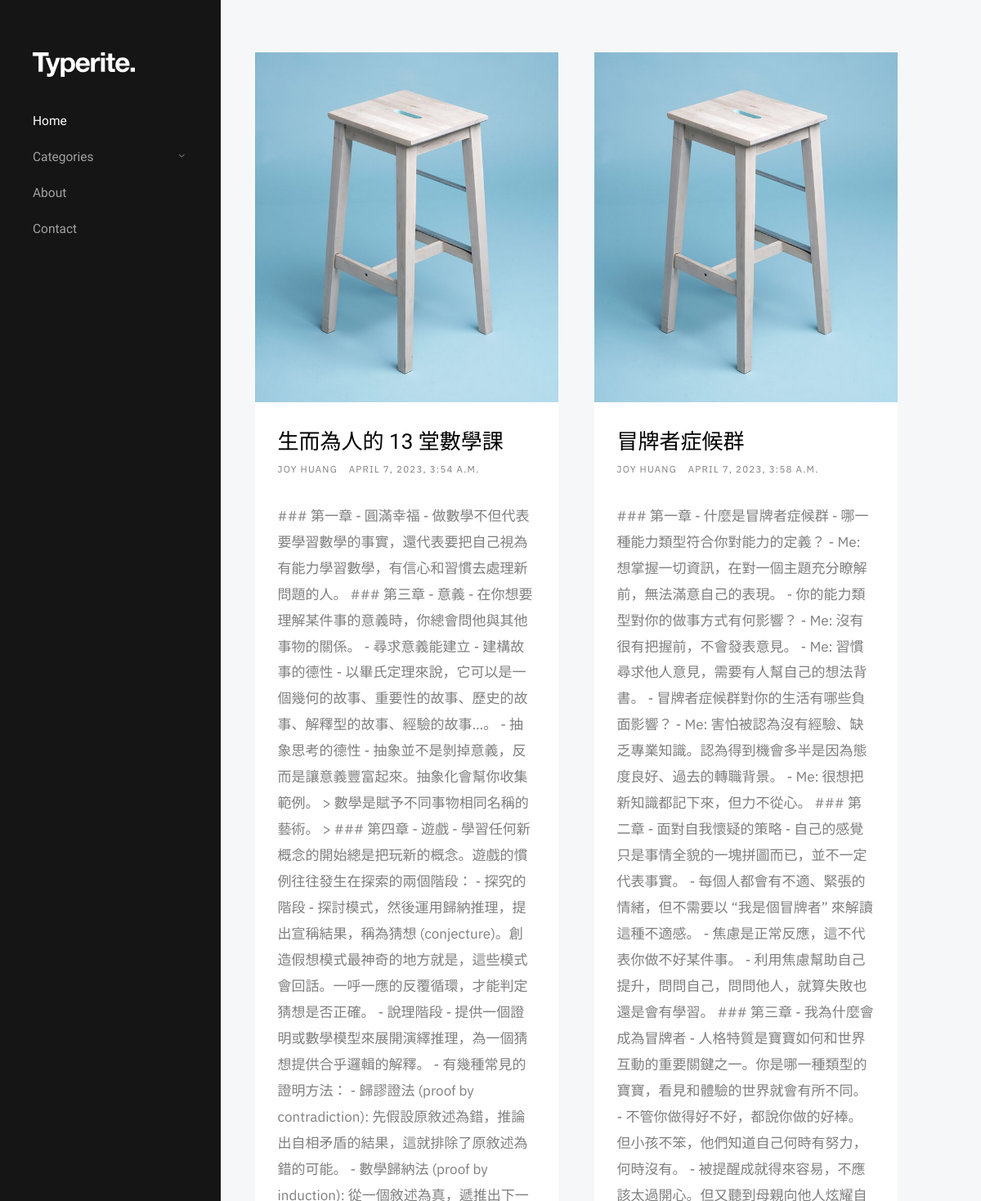
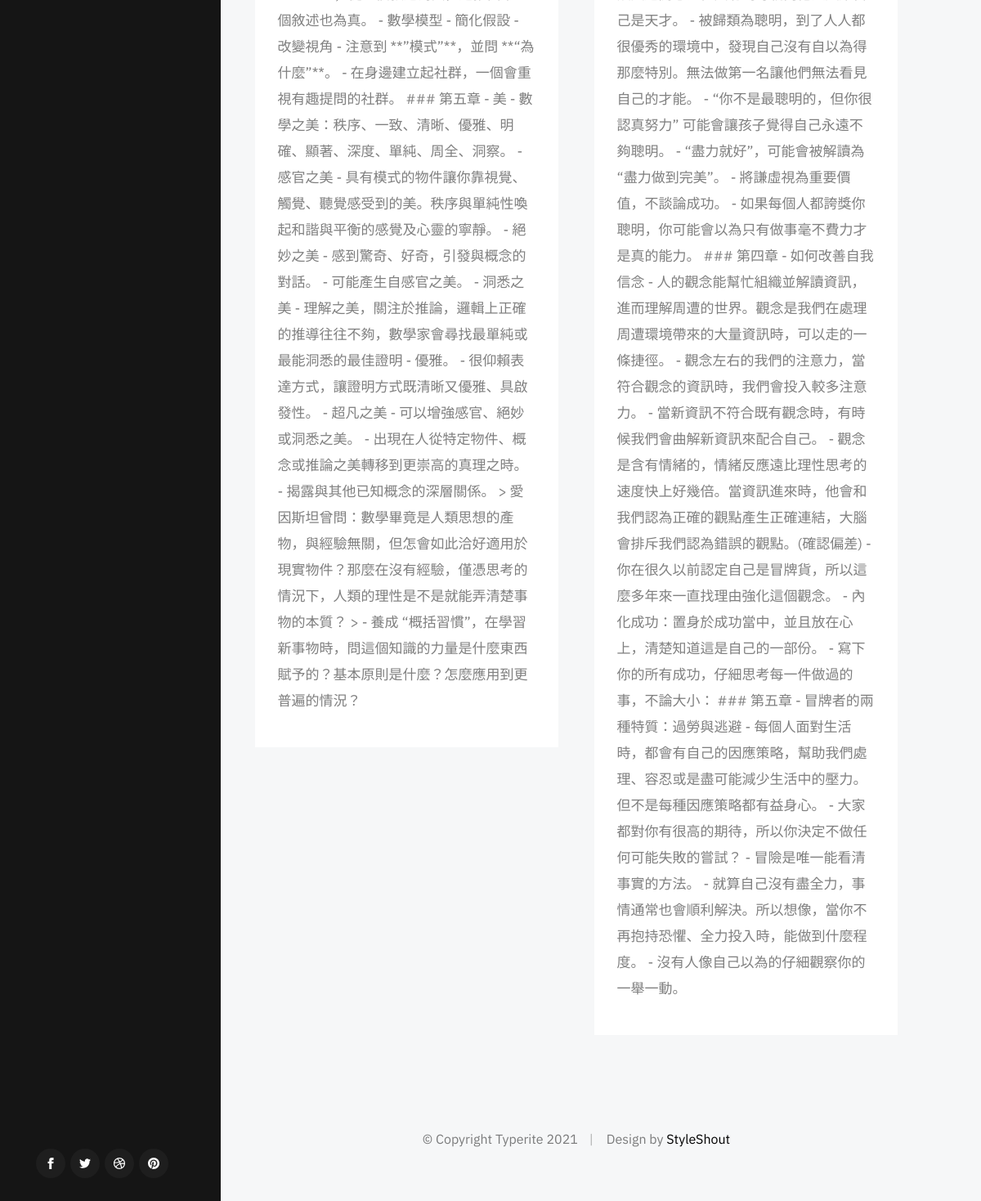
The page / on the database its author committed (2 pictures, top to bottom).
### posts/models.py (models this page shows, shortened)
class Post(models.Model):
    title = models.CharField(max_length=100, default='Untitled post')
    body = models.CharField(max_length=100000, default='')
    author = models.CharField(max_length=100, default='Unknown author')
    created_at = models.DateTimeField(default=datetime.now, blank=True)

### posts/views.py (the view)
def index(request):
    posts = Post.objects.all()
    context = {
        'posts': posts
    }
    return render(request, 'index.html', context)

### templates/index.html (shortened to what this page needs)
{% load static %}
<html class="no-js" lang="en">
  <head>
    <link rel="stylesheet" href="{% static 'css/base.css' %}" />
    <link rel="stylesheet" href="{% static 'css/vendor.css' %}" />
    <link rel="stylesheet" href="{% static 'css/main.css' %}" />
  </head>
  <body>
    <div id="top" class="s-wrap site-wrapper">
      <header class="s-header">
        <div class="header__top">
          <div class="header__logo">
            <a class="site-logo" href="index.html">
              <img src="{% static 'images/logo.svg' %}" alt="Homepage" />
            </a>
          </div>
        </div>
        <nav class="header__nav-wrap">
          <ul class="header__nav">
            <li class="current"><a href="index.html" title="">Home</a></li>
            <li class="has-children">
              <a href="#0" title="">Categories</a>
            </li>
            <li><a href="page-about.html" title="">About</a></li>
            <li><a href="page-contact.html" title="">Contact</a></li>
          </ul>
          <ul class="header__social">
            <li class="ss-facebook">
              <a href="https://facebook.com/">
              </a>
            </li>
            <li class="ss-twitter">
              <a href="#0">
              </a>
            </li>
            <li class="ss-dribbble">
              <a href="#0">
              </a>
            </li>
            <li class="ss-pinterest">
              <a href="#0">
              </a>
            </li>
          </ul>
        </nav>
      </header>
      <div class="s-content">
        <div class="masonry-wrap">
          <div class="masonry">
            {% for post in posts %}
            <article class="masonry__brick entry format-standard animate-this">
              <div class="entry__thumb">
                <a href="single-standard.html" class="entry__thumb-link">
                  <img
                    src="{% static 'images/thumbs/masonry/woodcraft-600.jpg' %}"
                    srcset="{% static 'images/thumbs/masonry/woodcraft-600.jpg' %} 1x, {% static 'images/thumbs/masonry/woodcraft-1200.jpg' %} 2x"
                    alt=""
                  />
                </a>
              </div>
              <div class="entry__text">
                <div class="entry__header">
                  <h2 class="entry__title">
                    <a href="single-standard.html">{{ post.title }}</a>
                  </h2>
                  <div class="entry__meta">
                    <span class="entry__meta-cat">{{ post.author }}</span>
                    <span class="entry__meta-date">{{ post.created_at }}</span>
                  </div>
                </div>
                <div class="entry__excerpt">
                  <p>{{ post.body }}</p>
                </div>
              </div>
            </article>
            {% endfor %}
          </div>
        </div>
      </div>
      <footer class="s-footer">
        <div class="row">
          <div class="column large-full footer__content">
            <div class="footer__copyright">
              <span>© Copyright Typerite 2021</span>
              <span
                >Design by
                <a href="https://www.styleshout.com/">StyleShout</a></span
              >
            </div>
          </div>
        </div>
      </footer>
    </div>
  </body>
</html>

### static/css/base.css (style rules this page uses)
html { line-height : 1.15; -webkit-text-size-adjust : 100%; }
body { margin : 0; }
a { background-color : transparent; }
img { border-style : none; }
html { font-size : 62.5%; box-sizing : border-box; }
*, *::before, *::after { box-sizing : inherit; }
body { font-weight : normal; line-height : 1; word-wrap : break-word; -moz-font-smoothing : grayscale; -moz-osx-font-smoothing : grayscale; -webkit-font-smoothing : antialiased; -webkit-overflow-scrolling : touch; -webkit-text-size-adjust : none; }
svg, img, video embed, iframe, object { max-width : 100%; height : auto; }
div, dl, dt, dd, ul, ol, li, h1, h2, h3, h4, h5, h6, pre, form, p, blockquote, th, td { margin : 0; padding : 0; }
p { font-size : inherit; text-rendering : optimizeLegibility; }
ol, ul { list-style : none; }
li { display : block; }
a { text-decoration : none; line-height : inherit; }
a img { border : none; }
.row { width : 89%; max-width : 1200px; margin : 0 auto; display : -ms-flexbox; display : -webkit-flex; display : flex; -webkit-flex-flow : row wrap; -ms-flex-flow : row wrap; flex-flow : row wrap; }
.column { -webkit-flex : 1 1 0%; -ms-flex : 1 1 0%; flex : 1 1 0%; padding : 0 20px; }
.large-12, .large-full { -webkit-flex : 0 0 100%; -ms-flex : 0 0 100%; flex : 0 0 100%; max-width : 100%; }
@media screen and (max-width: 1200px) { .column { padding : 0 16px; } }

### rows shown on the page
Post: title "生而為人的 13 堂數學課", author "JOY HUANG", created_at "APRIL 7, 2023, 3:54 A.M.", body "### 第一章 - 圓滿幸福 - 做數學不但代表要學習數學的事實，還代表要把自己視為有能力學習數學，有信心和習慣去處理新問題的人。 ### 第三章 - 意義 - 在你想要理解某件事的意義時，你總會問他與其他事物的關係。 - 尋求意義能建立 - 建構故事的德性 - 以畢氏定理來說，它可以是一個幾何的故事、重要性的故事、歷史的故事、解釋型的故事、經驗的故事…。 - 抽象思考的德性 - 抽象並不是剝掉意義，反而是讓意義豐富起來。抽象化會幫你收集範例。 > 數學是賦予不同事物相同名稱的藝術。 > ### 第四章 - 遊戲 - 學習任何新概念的開始總是把玩新的概念。遊戲的慣例往往發生在探索的兩個階段： - 探究的階段 - 探討模式，然後運用歸納推理，提出宣稱結果，稱為猜想 (conjecture)。創造假想模式最神奇的地方就是，這些模式會回話。一呼一應的反覆循環，才能判定猜想是否正確。 - 說理階段 - 提供一個證明或數學模型來展開演繹推理，為一個猜想提供合乎邏輯的解釋。 - 有幾種常見的證明方法： - 歸謬證法 (proof by contradiction): 先假設原敘述為錯，推論出自相矛盾的結果，這就排除了原敘述為錯的可能。 - 數學歸納法 (proof by induction): 從一個敘述為真，遞推出下一個敘述也為真。 - 數學模型 - 簡化假設 - 改變視角 - 注意到 **”模式”**，並問 **“為什麼”**。 - 在身邊建立起社群，一個會重視有趣提問的社群。 ### 第五章 - 美 - 數學之美：秩序、一致、清晰、優雅、明確、顯著、深度、單純、周全、洞察。 -…"
Post: title "冒牌者症候群", author "JOY HUANG", created_at "APRIL 7, 2023, 3:58 A.M.", body "### 第一章 - 什麼是冒牌者症候群 - 哪一種能力類型符合你對能力的定義？ - Me: 想掌握一切資訊，在對一個主題充分瞭解前，無法滿意自己的表現。 - 你的能力類型對你的做事方式有何影響？ - Me: 沒有很有把握前，不會發表意見。 - Me: 習慣尋求他人意見，需要有人幫自己的想法背書。 - 冒牌者症候群對你的生活有哪些負面影響？ - Me: 害怕被認為沒有經驗、缺乏專業知識。認為得到機會多半是因為態度良好、過去的轉職背景。 - Me: 很想把新知識都記下來，但力不從心。 ### 第二章 - 面對自我懷疑的策略 - 自己的感覺只是事情全貌的一塊拼圖而已，並不一定代表事實。 - 每個人都會有不適、緊張的情緒，但不需要以 “我是個冒牌者” 來解讀這種不適感。 - 焦慮是正常反應，這不代表你做不好某件事。 - 利用焦慮幫助自己提升，問問自己，問問他人，就算失敗也還是會有學習。 ### 第三章 - 我為什麼會成為冒牌者 - 人格特質是寶寶如何和世界互動的重要關鍵之一。你是哪一種類型的寶寶，看見和體驗的世界就會有所不同。 - 不管你做得好不好，都說你做的好棒。但小孩不笨，他們知道自己何時有努力，何時沒有。 - 被提醒成就得來容易，不應該太過開心。但又聽到母親向他人炫耀自己是天才。 - 被歸類為聰明，到了人人都很優秀的環境中，發現自己沒有自以為得那麼特別。無法做第一名讓他們無法看見自己的才能。 - “你不是最聰明的，但你很認真努力” 可能會讓孩子覺得自己永遠不夠聰明。 - “盡力就好”，可能會被解讀為 “盡力做到完美”。 - 將謙虛視為重要價值，不談論成功。 -…"
